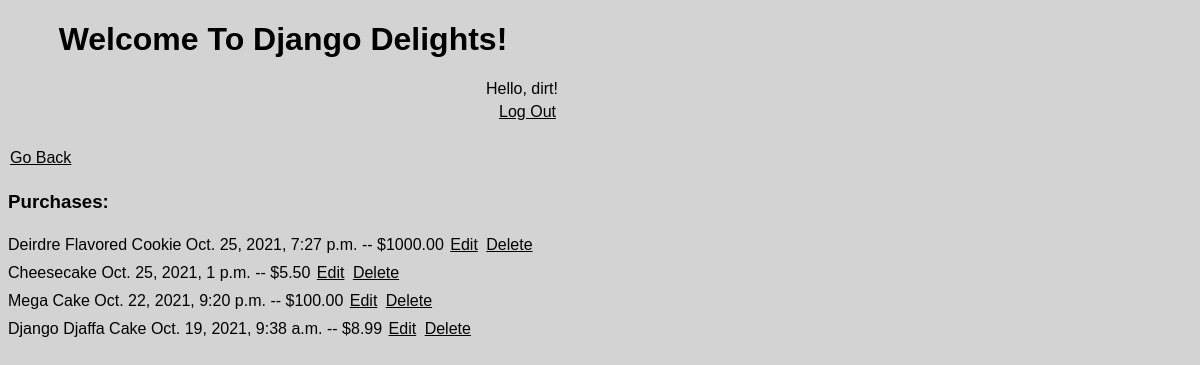
The app's page /pos/purchase/index/ (signed in), older data.
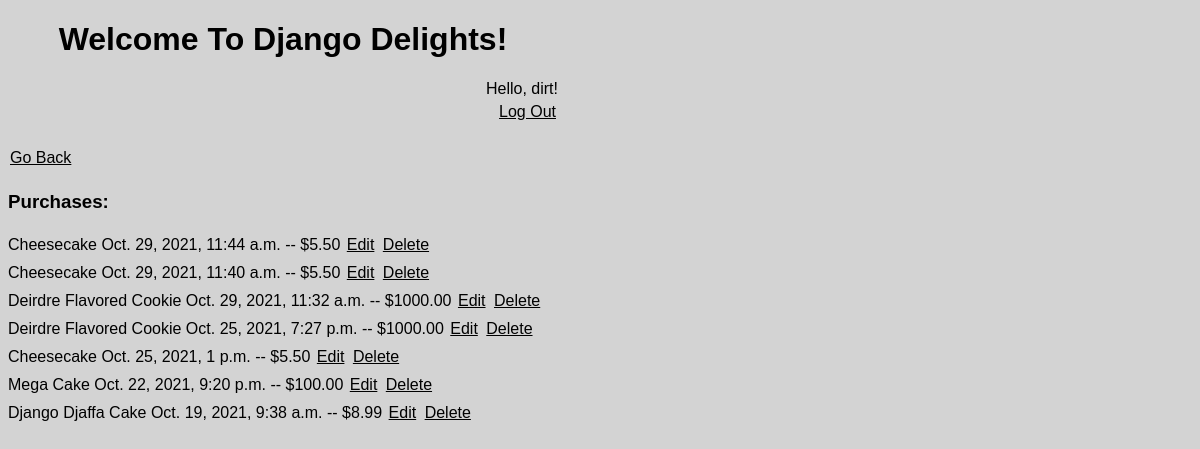
The same page, newer data.
### inventory/models.py (models this page shows, shortened)
class Purchase(models.Model):
    def get_default():
        default = RevenueDay.objects.latest('day')
        default.__repr__()
        return default.pk
    item = models.ForeignKey('MenuItem', on_delete=models.CASCADE)
    timestamp = models.DateTimeField(default=timezone.now)
    day = models.ForeignKey('RevenueDay', on_delete=models.CASCADE, default=get_default)

class MenuItem(models.Model):
    name = models.CharField(max_length=100)
    price = models.FloatField()
    def __str__(self):
        return self.name
    class Meta:
        verbose_name_plural = "Menu Items"

### inventory/views.py (the view)
# urls.py: path("pos/purchase/index/", views.PurchaseListView.as_view(), name="purchaseindex"),
class PurchaseListView(LoginRequiredMixin, ListView):
    model = Purchase
    queryset = Purchase.objects.all().order_by("-timestamp")
    template_name = "inventory/purchaseindex.html"
    context_object_name = 'purchase_list'

### inventory/templates/inventory/purchaseindex.html
{% extends 'inventory/base.html' %}
{% block content %}
<a href="{% url 'posindex' %}">Go Back</a>
<br>
<h3>Purchases:</h3>
{% for purchase in purchase_list %}
<span> {{purchase.item}} {{purchase.timestamp}} -- ${{purchase.item.price|floatformat:2 }} </span>
<a href="{% url 'purchaseupdate' purchase.id %}">Edit</a>
<a href="{% url 'purchasedelete' purchase.id %}">Delete</a>
<br>
{% endfor %}
{% endblock %}

Row changes from the older to the newer data that the page shows:
added Purchase: item "Cheesecake", timestamp "Oct. 29, 2021, 11:44 a.m.", item.price "5.50"
added Purchase: item "Cheesecake", timestamp "Oct. 29, 2021, 11:40 a.m.", item.price "5.50"
added Purchase: item "Deirdre Flavored Cookie", timestamp "Oct. 29, 2021, 11:32 a.m.", item.price "1000.00"
